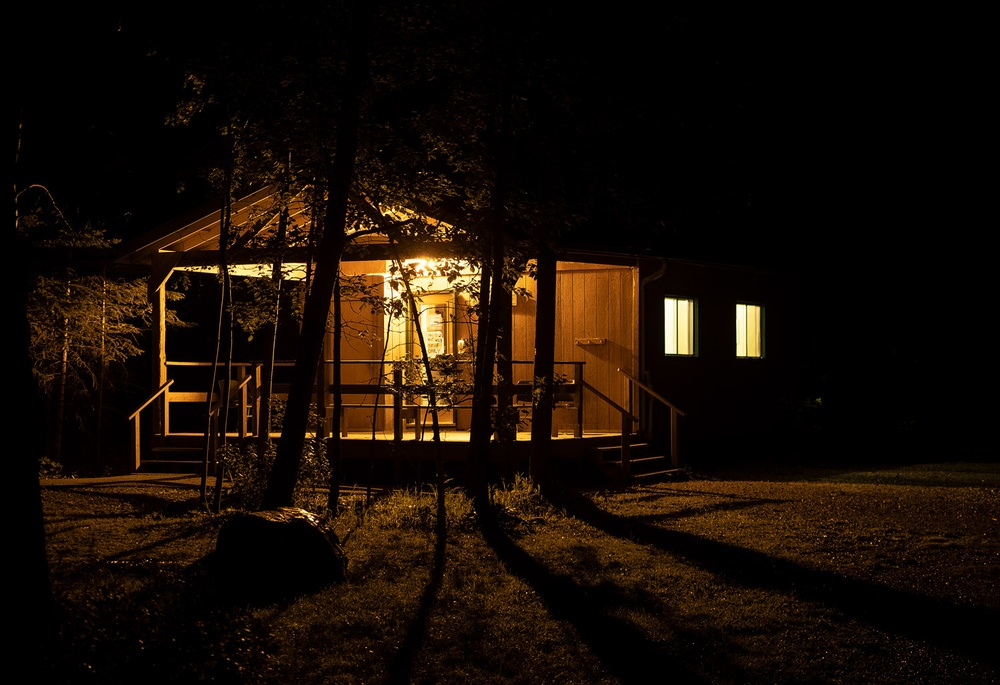
%> input picture low-light-a.jpg, 1000 x 685 px, shrunk from 1500 x 1028 before the run
$ octave part2.m   (GNU Octave 9; MATLAB toolbox functions it lacks are replaced by stand-ins)
%> lines starting %> are read from the running program, lines starting %| are printed output that depends on the picture
% Enhance Low Light Image using Dehazing Algorithm
A = imread('low-light-a.jpg');
%> A is the input picture: size 685x1000x3 uint8; mean R, G, B 23.4, 13.3, 5.2
B = imread('low-light-b.jpg');
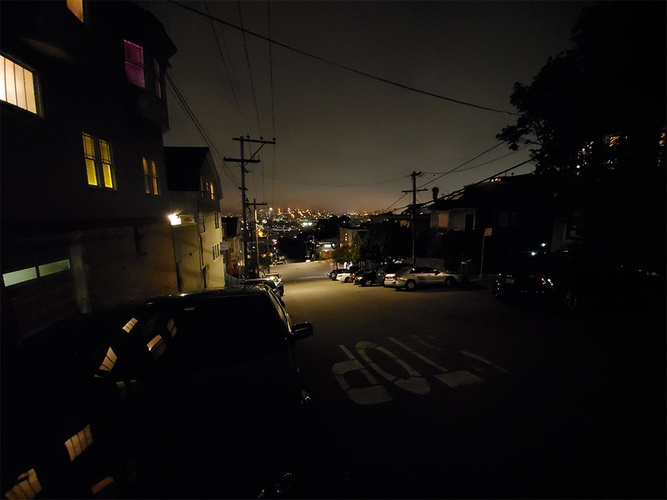
%> input picture low-light-b.jpg, 667 x 500 px, shrunk from 1000 x 750 before the run
%> B is the input picture: size 500x667x3 uint8; mean R, G, B 22.2, 19.4, 16.2

figure; imshow(A); title('Original Image - A');
figure; imshow(B); title('Original Image - B');

A_INV = imcomplement(A);
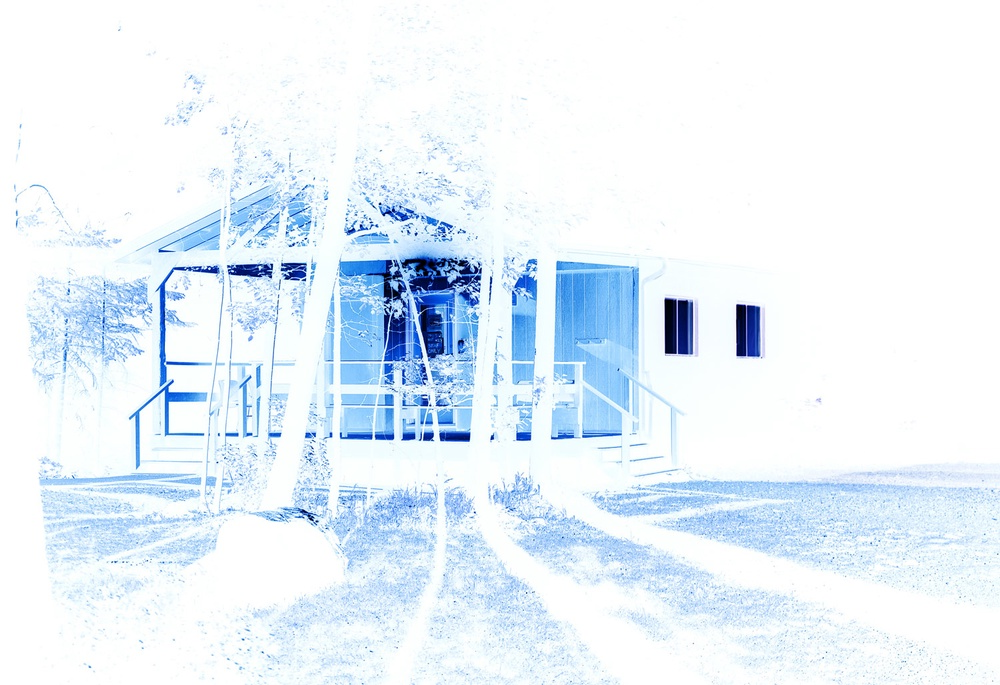
%> A_INV: size 685x1000x3 uint8; mean R, G, B 231.6, 241.7, 249.8
B_INV = imcomplement(B);
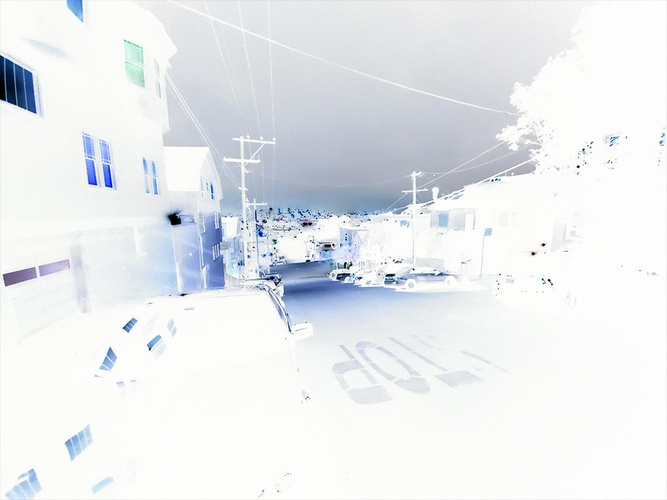
%> B_INV: size 500x667x3 uint8; mean R, G, B 232.8, 235.6, 238.8

%> (the run ends here)
